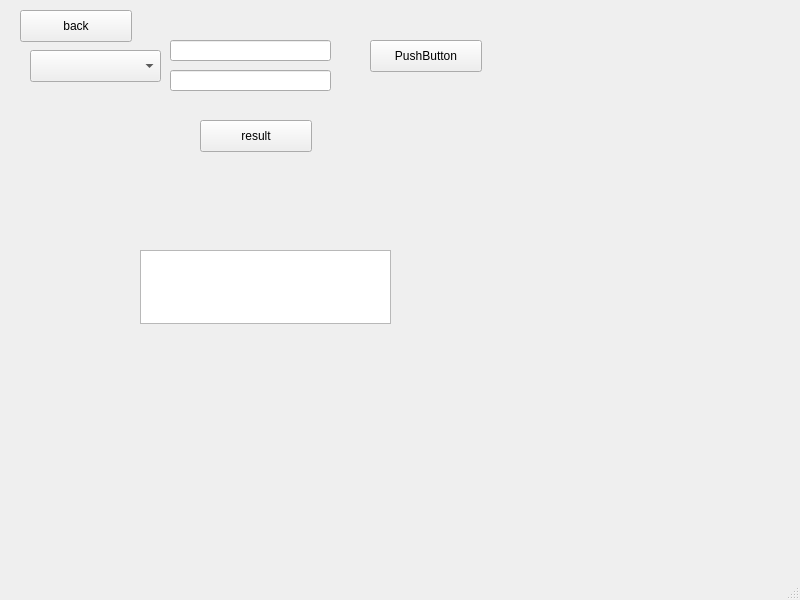
<?xml version="1.0" encoding="UTF-8"?>
<ui version="4.0">
 <class>RationalMainWindow</class>
 <widget class="QMainWindow" name="RationalMainWindow">
  <property name="geometry">
   <rect>
    <x>0</x>
    <y>0</y>
    <width>800</width>
    <height>600</height>
   </rect>
  </property>
  <property name="windowTitle">
   <string>MainWindow</string>
  </property>
  <widget class="QWidget" name="centralwidget">
   <widget class="QPushButton" name="known1">
    <property name="geometry">
     <rect>
      <x>370</x>
      <y>40</y>
      <width>112</width>
      <height>32</height>
     </rect>
    </property>
    <property name="text">
     <string>PushButton</string>
    </property>
   </widget>
   <widget class="QPushButton" name="back">
    <property name="geometry">
     <rect>
      <x>20</x>
      <y>10</y>
      <width>112</width>
      <height>32</height>
     </rect>
    </property>
    <property name="text">
     <string>back</string>
    </property>
   </widget>
   <widget class="QComboBox" name="comboBox">
    <property name="geometry">
     <rect>
      <x>30</x>
      <y>50</y>
      <width>131</width>
      <height>32</height>
     </rect>
    </property>
   </widget>
   <widget class="QLineEdit" name="input1">
    <property name="geometry">
     <rect>
      <x>170</x>
      <y>40</y>
      <width>161</width>
      <height>21</height>
     </rect>
    </property>
    <property name="maxLength">
     <number>999999999</number>
    </property>
   </widget>
   <widget class="QPushButton" name="result">
    <property name="geometry">
     <rect>
      <x>200</x>
      <y>120</y>
      <width>112</width>
      <height>32</height>
     </rect>
    </property>
    <property name="text">
     <string>result</string>
    </property>
   </widget>
   <widget class="QTextEdit" name="result_out">
    <property name="geometry">
     <rect>
      <x>140</x>
      <y>250</y>
      <width>251</width>
      <height>74</height>
     </rect>
    </property>
    <property name="readOnly">
     <bool>true</bool>
    </property>
   </widget>
   <widget class="QLineEdit" name="input2">
    <property name="geometry">
     <rect>
      <x>170</x>
      <y>70</y>
      <width>161</width>
      <height>21</height>
     </rect>
    </property>
    <property name="maxLength">
     <number>999999999</number>
    </property>
   </widget>
   <widget class="QLabel" name="warning">
    <property name="geometry">
     <rect>
      <x>140</x>
      <y>10</y>
      <width>221</width>
      <height>20</height>
     </rect>
    </property>
    <property name="text">
     <string/>
    </property>
   </widget>
  </widget>
  <widget class="QMenuBar" name="menubar">
   <property name="geometry">
    <rect>
     <x>0</x>
     <y>0</y>
     <width>800</width>
     <height>22</height>
    </rect>
   </property>
  </widget>
  <widget class="QStatusBar" name="statusbar"/>
 </widget>
 <resources/>
 <connections/>
</ui>
